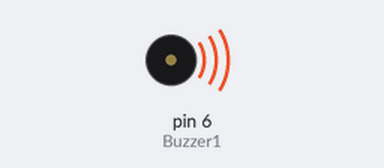
Simulated run of this sketch. Board: Arduino Uno, built with avr-gcc and run on an emulated ATmega328P. Parts: buzzer (waves = sounding).

Above: at 0.1 s.
Timing chart, 0 to 3.0 s (numbered marks = the images above):
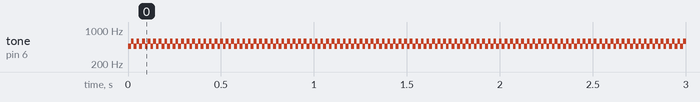

Measured:
- by itself, tone on pin 6 (Buzzer1): alternates 587 Hz for 0.02 s and 466 Hz for 0.01 s

The sketch:

rtos_buzzers.ino
```cpp
#include <Arduino_FreeRTOS.h>

float f_1;
float f_2;

void Buzzer1(void* pvParameters);
void Buzzer2(void* pvParameters);

// the setup function runs once when you press reset or power the board
void setup() {
  f_1 = note("Bb", 3);
  f_2 = note("D", 3);
  xTaskCreate(Buzzer1, "Buzzer One", 128, NULL, 0, NULL);
  xTaskCreate(Buzzer2, "Buzzer Two", 128, NULL, 0, NULL);
}

void loop()
{
  // Empty. Things are done in Tasks.
}

void Buzzer1(void *pvParameters)
{
  (void) pvParameters;

  pinMode(6, OUTPUT);
  float p_1;

  for (;;)
  {
    noTone(7);
    tone(6, f_1);
  }
}

void Buzzer2(void *pvParameters)
{
  (void) pvParameters;

  pinMode(7, OUTPUT);
  float p_2;

  for (;;)
  {
    noTone(6);
    tone(7, f_2);
  }
}

void song(String s[], int oct[], int del[], int len) {
  for (int i = 0; i < len; i++) {
    tone(6, note(s[i], oct[i]));
    delay(del[i]);
    noTone(6);
  }
}

float note(String n, int oct) {
  String notes[] = {"A", "A#", "Bb", "B", "C", "C#", "Db", "D", "D#", "Eb", "E", "F", "F#", "Gb", "G", "G#", "Ab"};
  float freqs[] = {55.0, 58.27, 58.27, 61.74, 65.41, 69.3, 69.3, 73.42, 77.78, 77.78,82.41, 87.31, 92.5, 92.5, 98.0, 103.83, 103.83};
  float freq;
  for (int i = 0; i < 17; i++) {
    if (n == notes[i]) {
      freq = freqs[i] * rs(2, oct);
    }
  }
  return freq;
}

int rs(int a, int b) {
  int tot = 1;
  for (int i = 0; i < b; i++) {
    tot *= a;
  }
  return tot;
}
```
